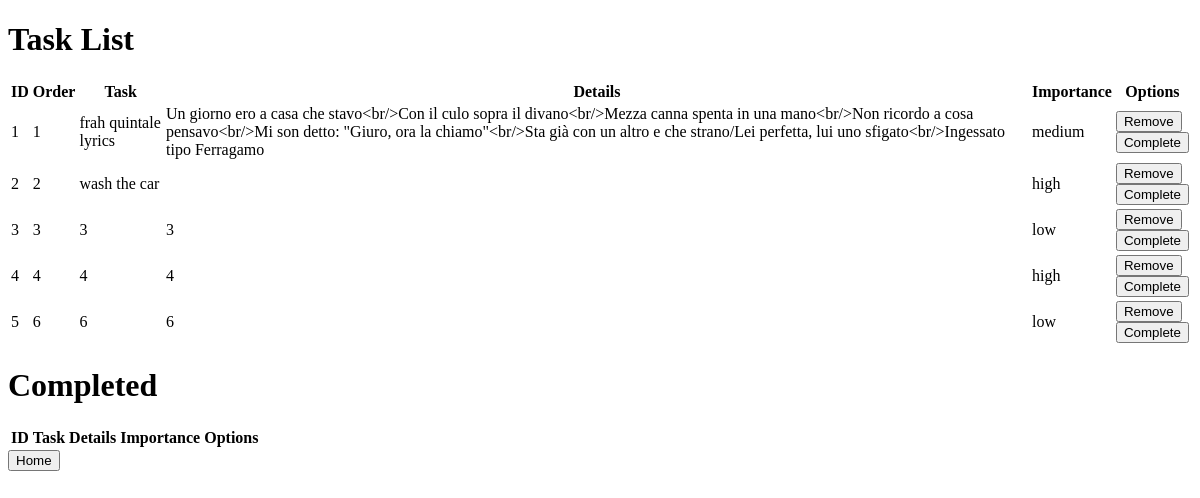
The app's page /list, older data.
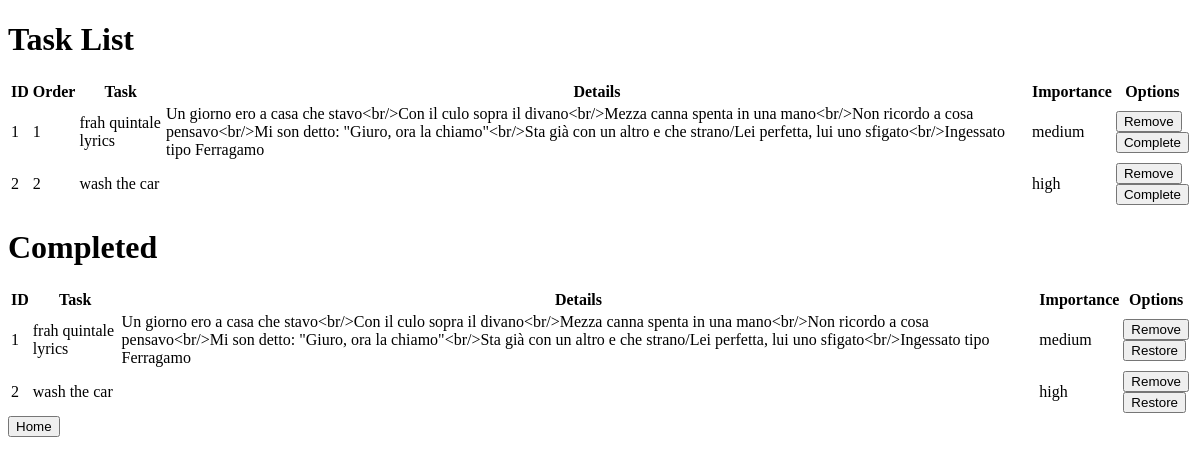
The same page, newer data.
### tables this page shows
CREATE TABLE tasks (
    unique_id INTEGER PRIMARY KEY AUTOINCREMENT,
    order_num INTEGER UNIQUE NOT NULL,
    title TEXT NOT NULL,
    details TEXT,
    importance TEXT DEFAULT 'low' CHECK (importance IN ('low', 'medium', 'high'))
);

CREATE TABLE completed (
    unique_id INTEGER PRIMARY KEY AUTOINCREMENT,
    title TEXT NOT NULL,
    details TEXT,
    importance TEXT DEFAULT 'low' CHECK (importance IN ('low', 'medium', 'high'))
);

### app.py (the view)
@app.route('/list', methods=['GET', 'POST'])
def list():
    tasks = query_db('SELECT * FROM tasks')
    completed_tasks = query_db('SELECT * FROM completed')
    return render_template('list.html', tasks=tasks, completed = completed_tasks)

### app.py (called while the page is built)
def get_db():
    db = getattr(g, '_database', None)
    if db is None:
        db = g._database = sqlite3.connect(DATABASE)
        db.row_factory = sqlite3.Row
    return db

@app.teardown_appcontext
def close_connection(exception):
    db = getattr(g, '_database', None)
    if db is not None:
        db.close()

def query_db(query, args=(), one=False):
    cursor = get_db().execute(query, args)
    rows = cursor.fetchall()
    cursor.close()
    return (rows[0] if rows else None) if one else rows

### templates/list.html (shortened to what this page needs)
<!DOCTYPE html>
<html>
<head>
</head>
<body>
    <h1>Task List</h1>
    <table>
        <tr>
            <th>ID</th>
            <th>Order</th>
            <th>Task</th>
            <th>Details</th>
            <th>Importance</th>
            <th>Options</th>
        </tr>
        {% for task in tasks %}
        <tr>
            <td>{{ task['unique_id'] }}</td>
            <td>{{ task['order_num'] }}</td>
            <td>{{ task['title'] }}</td>
            <td>{{ task['details'] }}</td>
            <td>{{ task['importance'] }}</td>
            <td>
                <form method="POST" action="{{ url_for('remove', id=task['unique_id']) }}">
                    <button type="submit">Remove</button>
                </form>
                <form method="POST" action="{{ url_for('completed', id=task['unique_id']) }}">
                    <button type="submit">Complete</button>
                </form>
            </td>
        </tr>
        {% endfor %}
    </table>
    <h1>Completed</h1>
    <table>
        <tr>
            <th>ID</th>
            <th>Task</th>
            <th>Details</th>
            <th>Importance</th>
            <th>Options</th>
        </tr>
        {% for task in completed %}
        <tr>
            <td>{{ task['unique_id'] }}</td>
            <td>{{ task['title'] }}</td>
            <td>{{ task['details'] }}</td>
            <td>{{ task['importance'] }}</td>
            <td>
                <form method="POST" action="{{ url_for('remove_completed', id=task['unique_id']) }}">
                    <button type="submit">Remove</button>
                </form>
                <form method="POST" action="{{ url_for('restore', id=task['unique_id']) }}">
                    <button type="submit">Restore</button>
                </form>
            </td>
        </tr>
        {% endfor %}
    </table>
    <form action="/" style="display: inline">
        <button type="submit">Home</button>
    </form>
</body>
</html>

Row changes from the older to the newer data that the page shows:
removed tasks: unique_id "3", order_num "3", title "3", details "3", importance "low"
removed tasks: unique_id "4", order_num "4", title "4", details "4", importance "high"
removed tasks: unique_id "5", order_num "6", title "6", details "6", importance "low"
added completed: unique_id "1", title "frah quintale lyrics", details "Un giorno ero a casa che stavo<br/>Con il culo sopra il divano<br/>Mezza canna spenta in una mano<br/>Non ricordo a cosa pensavo<br/>Mi son detto: \"Giuro, ora la chiamo\"<br/>Sta già con un altro e che strano/Lei perfetta, lui uno sfigato<br/>Ingessato tipo Ferragamo", importance "medium"
added completed: unique_id "2", title "wash the car", importance "high"
